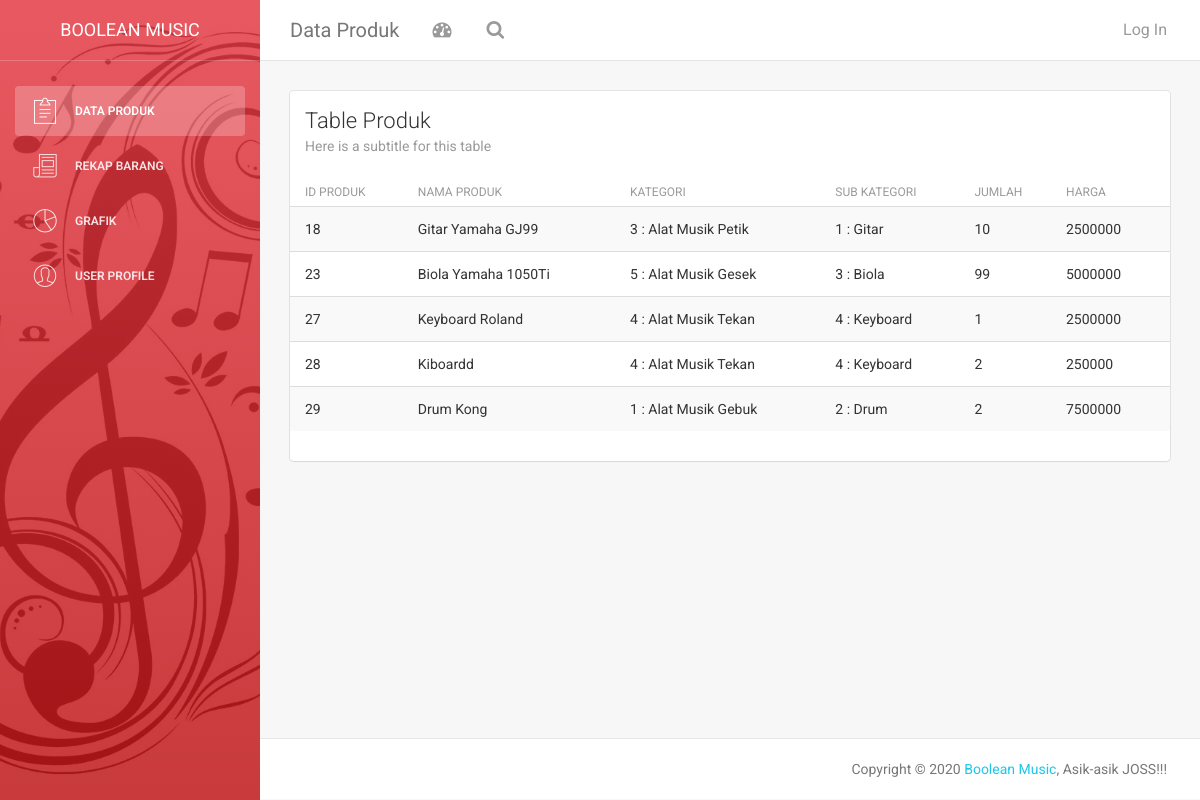
The app's page /BS3/dataProduk.php with its own data.
### tables this page shows
CREATE TABLE `barang` (
  `id_barang` int(11) UNSIGNED NOT NULL,
  `nama` char(50) DEFAULT '0',
  `kategori` int(11) DEFAULT '0',
  `sub_kategori` int(11) DEFAULT '0',
  `jumlah` int(10) UNSIGNED DEFAULT '0',
  `harga` int(10) UNSIGNED DEFAULT '0',
  `gambar` varchar(50) DEFAULT NULL
);

CREATE TABLE `kategori` (
  `id_kategori` int(11) NOT NULL,
  `nama` char(50) DEFAULT '0'
);

CREATE TABLE `sub_kategori` (
  `idsub_kategori` int(11) NOT NULL,
  `nama` char(50) DEFAULT '0',
  `id_kategori` int(11) DEFAULT NULL
);

### BS3/dataProduk.php (the view, shortened to what this page needs)
<!DOCTYPE html>
<html>
<head>
    <link href="assets/css/bootstrap.min.css" rel="stylesheet" />
    <link href="assets/css/animate.min.css" rel="stylesheet"/>
    <link href="assets/css/light-bootstrap-dashboard.css?v=1.4.0" rel="stylesheet"/>
    <link href="assets/css/demo.css" rel="stylesheet" />
    <link href="http://maxcdn.bootstrapcdn.com/font-awesome/4.2.0/css/font-awesome.min.css" rel="stylesheet">
    <link href="assets/css/pe-icon-7-stroke.css" rel="stylesheet" />
</head>
<body>
<div class="wrapper">
    <div class="sidebar" data-color="red" data-image="PBP/uploads/47471.jpg">
    	<div class="sidebar-wrapper">
            <div class="logo">
                <a href="http://www.creative-tim.com" class="simple-text">
                    Boolean Music
                </a>
            </div>
            <ul class="nav">
                <li class="active">
                    <a href="dataProduk.php">
                        <i class="pe-7s-note2"></i>
                        <p>Data Produk</p>
                    </a>
                </li>
                <li>
                    <a href="rekapBarang.php">
                        <i class="pe-7s-news-paper"></i>
                        <p>Rekap Barang</p>
                    </a>
                </li>
                <li>
                    <a href="grafik.php">
                        <i class="pe-7s-graph"></i>
                        <p>Grafik</p>
                    </a>
                </li>
                <li>
                    <a href="mngr.php">
                        <i class="pe-7s-user"></i>
                        <p>User Profile</p>
                    </a>
                </li>
            </ul>
    	</div>
    </div>
    <div class="main-panel">
		<nav class="navbar navbar-default navbar-fixed">
            <div class="container-fluid">
                <div class="navbar-header">
                    <a class="navbar-brand" href="#">Data Produk</a>
                </div>
                <div class="collapse navbar-collapse">
                    <ul class="nav navbar-nav navbar-left">
                        <li>
                            <a href="#" class="dropdown-toggle" data-toggle="dropdown">
                                <i class="fa fa-dashboard"></i>
                            </a>
                        </li>
                        <li>
                           <a href="">
                                <i class="fa fa-search"></i>
                            </a>
                        </li>
                    </ul>
                    <ul class="nav navbar-nav navbar-right">
                         <li>
                           <a href="">
                            </a>
                        </li>
                        <li>
                            <?php if (isset($_SESSION['User'])): ?>
                            <a href="../logout.php?logout">
                                <p>Log out</p>
                            </a>
                            <?php else: ?>
                                <a href="../halamanlogin.php">Log In</a>
                            <?php endif; ?>
                        </li>
                    </ul>
                </div>
            </div>
        </nav>
        <div class="content">
            <div class="container-fluid">
                <div class="row">
                    <div class="col-md-12">
                        <div class="card">
                            <div class="header">
                                <h4 class="title">Table Produk</h4>
                                <p class="category">Here is a subtitle for this table</p>
                            </div>
                            <div class="content table-responsive table-full-width">
                                <?php
                                    $con = mysqli_connect('localhost', 'root', '', 'pbp_uts');
                                    $query = "SELECT * FROM barang";
                                    $result = mysqli_query($con,$query);
                                ?>
                                <table class="table table-hover table-striped">
                                    <thead>
                                        <th>ID Produk</th>
                                    	<th>Nama Produk</th>
                                    	<th>Kategori</th>
                                    	<th>Sub Kategori</th>
                                    	<th>Jumlah</th>
                                        <th>Harga</th>
                                    </thead>
                                    <tbody>
                                        <?php while($row = $result->fetch_assoc()):?>
			                                <tr>
			                                    	<td><?php echo $row['id_barang'];?></td>
				                                	<td><?php echo $row['nama'];?></td>
				                                	<?php
					                                	$query2 = "SELECT kategori.nama as nama FROM kategori,barang where kategori.id_kategori=".$row['kategori'];
					                                	$result2 = mysqli_query($con,$query2);
					                                	$row2 = $result2->fetch_assoc();
                                                        ?>
				                                	<td><?php echo $row['kategori']." : ".$row2['nama'];?></td>
				                                	<?php
				                                		$query3 = "SELECT sub_kategori.nama as nama FROM sub_kategori,barang where sub_kategori.idsub_kategori=".$row['sub_kategori'];
				                                		$result3 = mysqli_query($con,$query3);
				                                		$row3 = $result3->fetch_assoc();
                                                        ?>
				                                	<td><?php echo $row['sub_kategori']." : ".$row3['nama'];?></td>
				                                	<td><?php echo $row['jumlah'];?></td>
				                                	<td><?php echo $row['harga'];?></td>
                                            </tr>
			                            <?php endwhile; ?>
                                    </tbody>
                                </table>
                            </div>
                        </div>
                    </div>
                </div>
            </div>
        </div>
        <footer class="footer">
            <div class="container-fluid">
                <p class="copyright pull-right">
                    Copyright &copy; <script>document.write(new Date().getFullYear())</script> <a href="index.php">Boolean Music</a>, Asik-asik JOSS!!!
                </p>
            </div>
        </footer>
    </div>
</div>
</body>
</html>

### records on screen
barang: id_barang "18", nama "Gitar Yamaha GJ99", kategori "3", kategori.nama "Alat Musik Petik", sub_kategori "1", sub_kategori.nama "Gitar", jumlah "10", harga "2500000"
barang: id_barang "23", nama "Biola Yamaha 1050Ti", kategori "5", kategori.nama "Alat Musik Gesek", sub_kategori "3", sub_kategori.nama "Biola", jumlah "99", harga "5000000"
barang: id_barang "27", nama "Keyboard Roland", kategori "4", kategori.nama "Alat Musik Tekan", sub_kategori "4", sub_kategori.nama "Keyboard", jumlah "1", harga "2500000"
barang: id_barang "28", nama "Kiboardd", kategori "4", kategori.nama "Alat Musik Tekan", sub_kategori "4", sub_kategori.nama "Keyboard", jumlah "2", harga "250000"
barang: id_barang "29", nama "Drum Kong", kategori "1", kategori.nama "Alat Musik Gebuk", sub_kategori "2", sub_kategori.nama "Drum", jumlah "2", harga "7500000"
